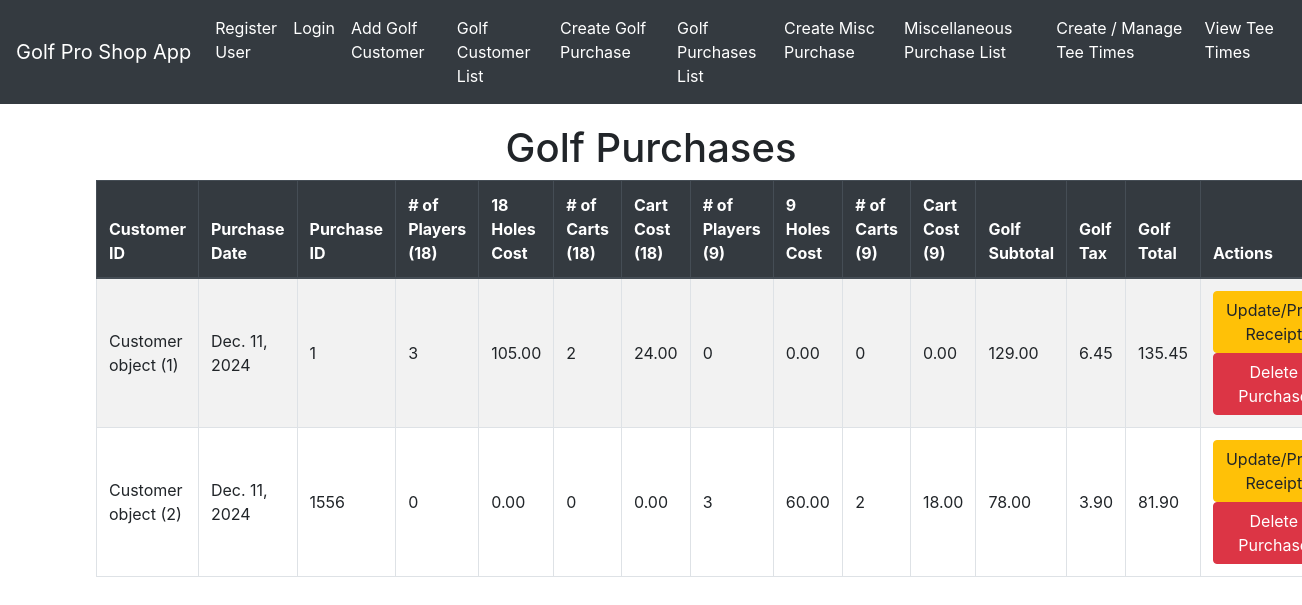
The app's page /gplist/, older data.
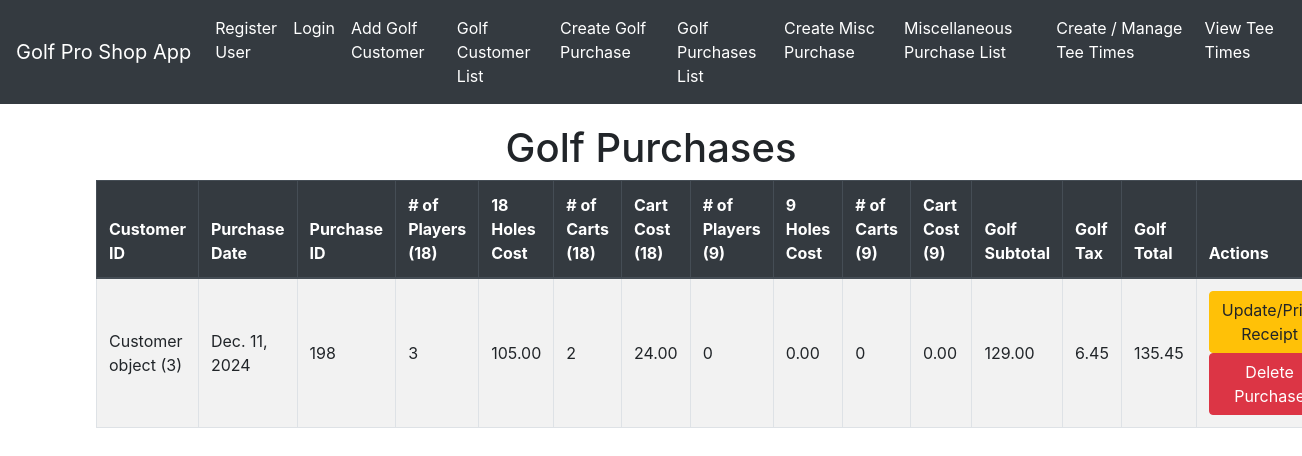
The same page, newer data.
### golfproapp/models.py (models this page shows, shortened)
class Golf_purchases(models.Model):
    customer_id = models.ForeignKey(Customer, on_delete=models.CASCADE)
    gp_date= models.DateField(default=timezone.now)
    gp_id = models.IntegerField(default=1, unique=True)
    num_18_players = models.IntegerField(default=1)
    holes_18_price = models.DecimalField(default=35.00, max_digits=10, decimal_places=2)
    num_9_players = models.IntegerField(default=1)
    holes_9_price = models.DecimalField(default=20.00, max_digits=10, decimal_places=2)
    num_18_carts = models.IntegerField(default=1)
    num_9_carts = models.IntegerField(default=1)
    cart_9_price = models.DecimalField(default=9.00, max_digits=10, decimal_places=2)
    cart_18_price = models.DecimalField(default=12.00, max_digits=10, decimal_places=2)
    golf_subtotal = models.DecimalField(default=0.00, max_digits=10, decimal_places=2)
    golf_tax=models.DecimalField(default=.05, max_digits=10, decimal_places=2)
    golf_total=models.DecimalField(default=.05, max_digits=10, decimal_places=2)

class Customer(models.Model):
    customer_id = models.AutoField(primary_key=True)
    golferchoice=[('Y','Yes'),('N','No'),]
    gchoice = models.CharField(max_length=1, choices=golferchoice, default='Y')
    fname = models.TextField(max_length=15, default="First Name")
    lname = models.TextField(max_length=20, default="Last Name")
    g_phone = models.CharField(default="555-867-5309", max_length=15)
    g_email = models.CharField(default="bob.smith@aol.com", max_length=30)

### golfproapp/views.py (the view)
# urls.py: path('gplist/', views.golf_purchases_list_view.as_view(), name = 'golf_purchase_list_view'),
class golf_purchases_list_view(ListView):
    model = Golf_purchases
    template_name = 'golf_purchases_list.html'
    context_object_name='golf_purchase_object_list'
    def get_queryset(self):
        queryset = super().get_queryset()
        return queryset

### golfproapp/templates/golfproapp/golf_purchases_list.html (shortened to what this page needs)
{% extends "golfproapp/layout.html" %}
{% block content %}
    <h1 class="text-center">Golf Purchases</h1>
    <table class="table table-bordered table-striped ">
        <thead class="thead-dark">
            <tr>
                <th>Customer ID</th>
                <th>Purchase Date</th>
                <th>Purchase ID</th>
                <th># of Players (18)</th>
                <th>18 Holes Cost</th>
                <th># of Carts (18)</th>
                <th>Cart Cost (18)</th>
                <th># of Players (9)</th>
                <th>9 Holes Cost</th>
                <th># of Carts (9)</th>
                <th>Cart Cost (9)</th>
                <th>Golf Subtotal</th>
                <th>Golf Tax</th>
                <th>Golf Total</th>
                <th>Actions</th>
            </tr>
        </thead>
        <tbody>
            {% for golf_purchase in object_list %}
            <tr>
                <td>{{ golf_purchase.customer_id }} </td>
                <td>{{ golf_purchase.gp_date }} </td>
                <td>{{ golf_purchase.gp_id }} </td>
                <td>{{ golf_purchase.num_18_players }} </td>
                <td>{{ golf_purchase.holes_18_price }} </td>
                <td>{{ golf_purchase.num_18_carts }} </td>
                <td>{{ golf_purchase.cart_18_price }} </td>
                <td>{{ golf_purchase.num_9_players }} </td>
                <td>{{ golf_purchase.holes_9_price }} </td>
                <td>{{ golf_purchase.num_9_carts }} </td>
                <td>{{ golf_purchase.cart_9_price }} </td>
                <td>{{ golf_purchase.golf_subtotal }} </td>
                <td>{{ golf_purchase.golf_tax }} </td>
                <td>{{ golf_purchase.golf_total }} </td>
                <td>
                    <a href="{% url 'golf_purchase_update' golf_purchase.gp_id %}" class="btn btn-warning" >Update/Print Receipt</a>
                    <a href="{% url 'golf_purchase_delete' golf_purchase.gp_id %}" class="btn btn-danger" >Delete Purchase</a>
                </td>
            </tr>
            {% endfor %}
        </tbody>
    </table>
{% endblock %}

### golfproapp/templates/golfproapp/layout.html (shortened to what this page needs)
<!DOCTYPE html>
<html lang="en">
<head>
    <link href="https://cdn.jsdelivr.net/npm/bootstrap@4.5.2/dist/css/bootstrap.min.css" rel="stylesheet">
</head>
<body>
    <nav class="navbar navbar-expand-lg navbar-dark fixed-top">
        <a class="navbar-brand" href="{% url 'home' %}">Golf Pro Shop App</a>
        <div class="collapse navbar-collapse" id="navbarNav">
            <br>
            <br>
            <ul class="navbar-nav">
              {% if user.is_authenticated %}
                <li class = "nav-item">
                    <a class="nav-link" href="{% url 'logout' %}">Logout</a>
                </li>
              {% else %}
              <li class = "nav-item">
                <a class="nav-link" href="{% url 'register_user' %}">Register User</a>
                <li class = "nav-item">
                <a class="nav-link" href="{% url 'login' %}">Login</a>
              </li>
              {% endif %}
                <li class="nav-item">
                    <a class="nav-link" href="{% url 'customer_create' %}">Add Golf Customer</a>
                </li>
                <li class="nav-item">
                    <a class="nav-link" href="{% url 'customer_list' %}">Golf Customer List</a>
                </li>
                <li class="nav-item">
                    <a class="nav-link" href="{% url 'golf_purchase_create' %}">Create Golf Purchase</a>
                </li>
                <li class="nav-item">
                    <a class="nav-link" href="{% url 'golf_purchase_list_view' %}">Golf Purchases List</a>
                </li>
                <li class="nav-item">
                    <a class="nav-link" href="{% url 'misc_purchase_create' %}">Create Misc Purchase</a>
                </li>
                <li class="nav-item">
                    <a class="nav-link" href="{% url 'misc_purchase_list' %}">Miscellaneous Purchase List</a>
                </li>
                <li class="nav-item">
                    <a class="nav-link" href="{% url 'create_teetime' %}">Create / Manage Tee Times</a>
                </li>
                <li class="nav-item">
                    <a class="nav-link" href="{% url 'tee_time_list' %}">View Tee Times</a>
                </li>
            </ul>
        </div>
    </nav>
    <br>
    <br>
    <div class="container">
        {% block content %}
        {% endblock  %}
    </div>
</body>
</html>

### golfproapp/templates/golfproapp/layout.html (style rules this page uses)
body { padding-top: 56px; }
ul { list-style-type: none; }
.navbar { background-color: #343a40; }
.navbar-brand, .nav-link { color: #fff !important; }
.container { margin-top: 20px; }
.table th, .table td { vertical-align: middle; }

Row changes from the older to the newer data that the page shows:
removed Golf_purchases: customer_id "Customer object (2)", gp_date "Dec. 11, 2024", gp_id "1556", num_18_players "0", holes_18_price "0.00", num_18_carts "0", cart_18_price "0.00", num_9_players "3", holes_9_price "60.00", num_9_carts "2", cart_9_price "18.00", golf_subtotal "78.00", golf_tax "3.90", golf_total "81.90"
changed Golf_purchases: customer_id "Customer object (1)" → "Customer object (3)"; gp_id "1" → "198"
